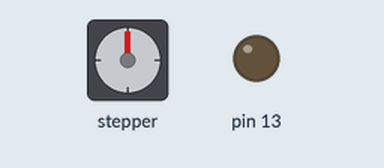
A sketch run on a simulated Arduino Uno, built with avr-gcc and run on an emulated ATmega328P. Shown: stepper motor, output pins drawn as LEDs (lit = HIGH). Stepper angles assume 2048 steps per turn; what the sketch prints to the serial monitor is not drawn.

Above: at 0.1 s.
Timing chart, 0 to 62.0 s (numbered marks = the images above):
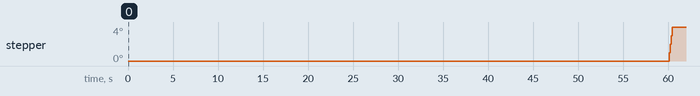

The sketch:

Test_horloge.ino
```cpp
/*
*
* Test de la compatibilité horloge - stepper
*
*/

#include <Time.h>
#include <TimeAlarms.h>
#include <AccelStepper.h>

// Define a stepper and the pins it will use
AccelStepper stepper; // Defaults to AccelStepper::FULL4WIRE (4 pins) on 2, 3, 4, 5

int positionActuelle = 0;

void setup()
{
  Serial.begin(9600);
  setTime(8,29,0,1,1,11); // set time to Saturday 8:29:00am Jan 1 2011
  // create the alarms
  Alarm.alarmRepeat(8,30,0, MorningAlarm);  // 8:30am every day

  // Réglages vitesse et accélération du stepper
  stepper.setMaxSpeed(100);
  stepper.setAcceleration(500);

  // Initialisation de la LED
  pinMode(13, OUTPUT);
  digitalWrite(13, HIGH);
}

void  loop(){
  digitalClockDisplay();
  Alarm.delay(1);

  // Si le moteur a fini sa course, on le déconnecte
  if (stepper.distanceToGo() == 0)
  {
    stepper.disableOutputs();
    digitalWrite(13, LOW);
  }

    stepper.run(); // Fonction gérant le stepper
}

// functions to be called when an alarm triggers:
void MorningAlarm(){
  Serial.println("Alarm: - turn lights off");
  stepper.enableOutputs();
  positionActuelle = (positionActuelle + 24)%48;
  stepper.moveTo(positionActuelle);
}

void digitalClockDisplay()
{
  // digital clock display of the time
  Serial.print(hour());
  printDigits(minute());
  printDigits(second());
  Serial.println();
}

void printDigits(int digits)
{
  Serial.print(":");
  if(digits < 10)
    Serial.print('0');
  Serial.print(digits);
}
```
